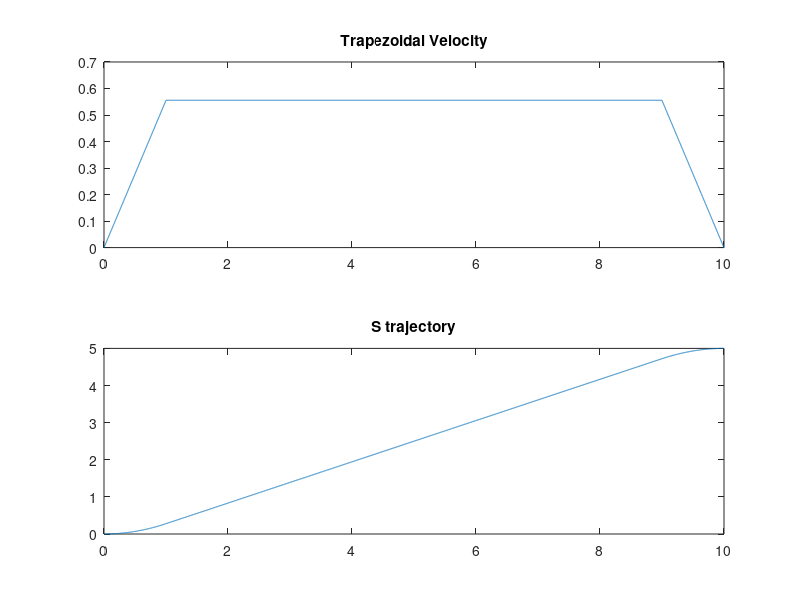

Here is the MATLAB script that generated this plot:
%%Geração de um perfil de velocidade trapezoidal, visando a diminuição de
%%trancos
% Dado um tempo de t segundos
t = 0:0.001:10;
v=zeros(1,length(t));
% Uma trajetória retilinea de x metros
dt=5;
%Temos uma velocidade media vavg
vavg=dt/t(end);
%Considerando ta e td como 10% do tempo total
ta=0.10*t(end);
td=ta;
tc=t(end)-ta-td;
%dado dt=((1/2)*vmax)*(ta+td)+vmax*(tc)
%temos dt=(1/10)*vmax+vmax*(8/10) e dt=vavg*tt
vmax=vavg*10/9;
a=vmax/(ta);
i=2;
while(t(i)<=ta)
    v(i)=v(i-1)+a*(t(i)-t(i-1));
    i=i+1;
end
while(t(i+1)<=(ta+tc))
    v(i)=v(i-1);
    i=i+1;
end
while(t(i+1)<(ta+tc+td))
    v(i)=v(i-1)-a*(t(i)-t(i-1));
    i=i+1;
end

d=zeros(1,length(v));

for i=2:length(v)
    d(i)=d(i-1)+(v(i))*(t(i)-t(i-1));
end

figure('Name','Profiles');
subplot(2,1,1)
plot(t,v)
title('Trapezoidal Velocity')
subplot(2,1,2)
plot(t,d)
title('S trajectory')